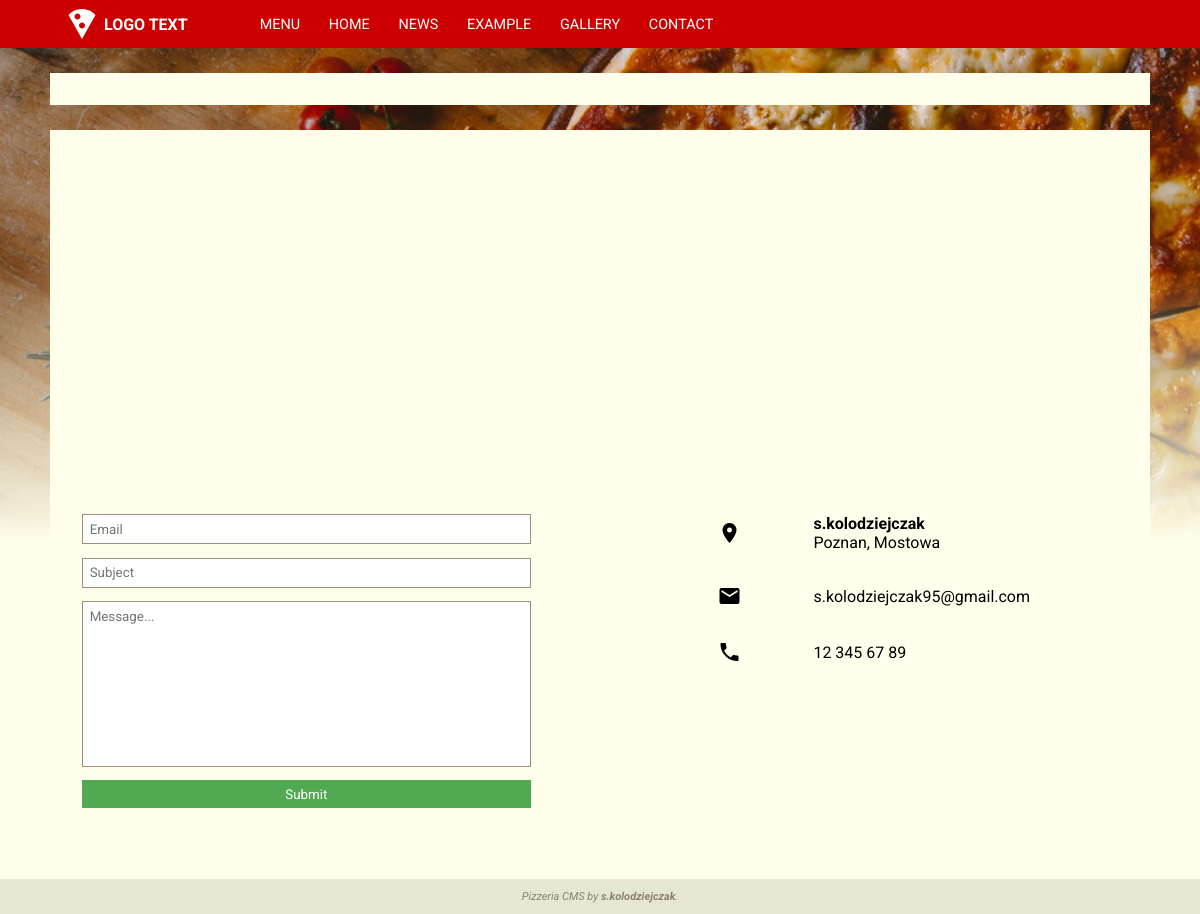
Page /page/home on the committed database.
### base/models.py (models this page shows, shortened)
class AppConfig(models.Model):
  title = models.CharField(max_length = 120)
  favicon = models.ImageField(blank = True, upload_to = 'config')
  logo_image = models.ImageField(blank = True, upload_to = 'config')
  logo_text =  models.CharField(blank = True, max_length = 40)
  homepage = models.ForeignKey(Navigation, on_delete = models.DO_NOTHING, blank = False, null = True)
  background_image = models.ImageField(blank = True, upload_to = 'config')
  background_color = RGBColorField()
  accent_color_1 = RGBColorField()
  accent_color_2 = RGBColorField()
  accent_color_3 = RGBColorField()
  text_color_1 = RGBColorField()
  text_color_2 = RGBColorField()
  small_font_size = models.IntegerField(default=11,validators=[
    MinValueValidator(6),
    MaxValueValidator(12)
  ])
  normal_font_size = models.IntegerField(default=14,validators=[
    MinValueValidator(12),
    MaxValueValidator(18)
  ])
  big_font_size = models.IntegerField(default=30,validators=[
    MinValueValidator(18),
    MaxValueValidator(36)
  ])

class Navigation(models.Model):
  url = models.SlugField(max_length = 40, unique = True)
  label = models.CharField(max_length = 50)
  subsite = models.ForeignKey(Subsite, on_delete = models.CASCADE, blank = False, null = True)
  sort = models.PositiveIntegerField(default = 0)
  application = models.CharField(max_length = 40, blank = True)
  visible = models.BooleanField(default = True, blank = False)
  class Meta(object):
    ordering = ['sort']

### contact/models.py (models this page shows, shortened)
class Contact(models.Model):
  name = models.CharField(max_length = 200)
  telephone = PhoneNumberField(blank = True)
  email = models.EmailField(max_length = 254)
  city = models.CharField(max_length = 200)
  address = models.CharField(max_length = 200)
  latitude = models.DecimalField(blank = True, max_digits=9, decimal_places=6, null = True)
  longitude = models.DecimalField(blank = True, max_digits=9, decimal_places=6, null = True)

### base/views.py (the view)
# urls.py: path('<slug:url>', views.index, name='index'),
def index(request, url, param = None):
  try:
    link = Navigation.objects.filter(visible = True, url = url)[:1].get()
    if(link.subsite is None):
      return views[link.application].index(request, param)
    else:
      return render(request, 'subsite/index.html', {
        'item': link.subsite
      })
  except ObjectDoesNotExist:
    raise Http404

### base/utils.py (called while the page is built)
def get_navigation():
  return Navigation.objects.order_by('sort')

def get_config():
  return AppConfig.objects.all()[:1].get()

def get_ad():
  try:
    return Ad.objects.all()[:1].get()
  except ObjectDoesNotExist:
    return None

def render(request, templateUrl, viewbag = {}):
    ad = get_ad()
    cfg = get_config()
    nav = get_navigation()
    return django_render(request, templateUrl, {
      'ad': ad,
      'cfg': cfg,
      'nav': nav,
      'viewbag': viewbag,
    })

### contact/views.py (called while the page is built)
def index(request, param = None):
  try:
    contact = Contact.objects.all()[:1].get()
    gmap = (contact.latitude and contact.longitude)
    return render(request, 'contact/index.html', {
      'contact': contact,
      'gmap': gmap
    })
  except ObjectDoesNotExist:
    return render(request, 'contact/index.html')

### contact/templates/contact/index.html (shortened to what this page needs)
{% extends "base/base.html" %}
{% load static %}
{% block styles %}
  <link rel="stylesheet" type="text/css" href="{% static 'contact/styles/contact.css' %}">
{% endblock %}
{% block content %}
  {% if viewbag.contact %}
    {% if viewbag.contact %}
      <div id="gmap"></div>
    {% endif %}
    <div class="row">
      <form class="message" id="message-form">
        <input id="message-email" class="message__input" placeholder="Email" type="email" required/>
        <input id="message-subject" class="message__input" placeholder="Subject" required/>
        <textarea id="message-message" class="message__textarea" placeholder="Message..." rows="10" required></textarea>
        <button class="message__submit">Submit</button>
      </form>
      <div class="contact">
        <div class="contact__row">
          <span class="contact__icon">location_on</span>
          <div class="contact__text">
            <span class="bold">{{ viewbag.contact.name }}</span>
            <span>{{ viewbag.contact.city }}, {{ viewbag.contact.address }}</span>
          </div>
        </div>
        <div class="contact__row">
          <span class="contact__icon">email</span>
          <span class="contact__text">{{ viewbag.contact.email }}</span>
        </div>
        {% if viewbag.contact.telephone %}
          <div class="contact__row">
            <span class="contact__icon">phone</span>
            <span class="contact__text">{{ viewbag.contact.telephone }}</span>
          </div>
        {% endif %}
      </div>
    </div>
  {% else %}
    <h3 class="alert">No contact data.</h3>
  {% endif %}
{% endblock %}

### base/templates/base/base.html (shortened to what this page needs)
{% extends "base/layout.html" %}
{% load static %}
{% block header %}
  <a class="logo" href="/">
    {% if cfg.logo_image %}
      <img class="logo__image" src="{{cfg.logo_image.url}}"/>
    {% endif %}
    <span class="logo__text">
      {{ cfg.logo_text }}
    </span>
  </a>
  <nav class="nav">
  {% for item in nav %}
    <a class="nav__link" href="{% url 'base:index' item.url %}">{{ item.label }}</a>
  {% endfor %}
  </nav>
{% endblock %}
{% block footer %}
  <p>Pizzeria CMS by <span class="bold">s.kolodziejczak</span>.</p>
{% endblock %}

### base/static/base/styles/layout.css (style rules this page uses)
html, body { min-height: 100%; margin: 0; padding: 0; }
* { font-family: 'Roboto', sans-serif; }

### base/static/base/styles/base.css (style rules this page uses)
.logo, .nav, .nav__link { align-items: center; display: flex; justify-content: center; }
.nav__link { margin: 0; padding: 0; height: 100%; }
.logo { color: var(--accent-color-3); font-size: var(--medium-font-size); font-weight: 700; outline: 0; text-decoration: none; }
.logo__image + .logo__text { margin-left: .25em; }
.nav { color: var(--accent-color-3); font-size: .9em; height: 100%; margin-left: 4em; }
.nav__link { text-transform: uppercase; text-decoration: none; color: inherit; outline: none; padding: 0 1em; background: var(--accent-color-1); }
.bold { font-weight: bolder; }

### contact/static/contact/styles/contact.css (style rules this page uses)
.row { display: flex; justify-content: space-between; }
#gmap { height: 20em; margin: 1em; }
.message, .contact { box-sizing: border-box; display: inline-flex; flex-direction: column; width: 45%; }
.contact { padding-left: 4em; }
.contact__row { align-items: center; display: flex; margin: 1em 0; }
.contact__icon { font-family: 'Material Icons'; font-weight: normal; font-style: normal; font-size: 24px; line-height: 1; letter-spacing: normal; text-transform: none; display: inline-block; white-space: nowrap; word-wrap: normal; direction: ltr; -webkit-font-smoothing: antialiased; margin-right: 3em; }
.contact__text { display: flex; flex-direction: column; }
.message { padding: 1em; }
.message__input, .message__textarea, .message__submit { color: var(--text-color-1); margin-bottom: 1em; padding: .5em; border: 1px solid var(--text-color-2); outline: 0; }
.message__textarea { resize: none; }
.message__submit { color: var(--accent-color-3); background: var(--accent-color-2); border: 0; cursor: pointer; }

### rows in the picture
AppConfig: logo_image (picture), logo_text "LOGO TEXT"
Navigation: label "MENU"
Navigation: label "HOME"
Navigation: label "NEWS"
Navigation: label "EXAMPLE"
Navigation: label "GALLERY"
Navigation: label "CONTACT"
Contact: contact.name "s.kolodziejczak", contact.city "Poznan", contact.address "Mostowa", contact.email "s.kolodziejczak95@gmail.com", contact.telephone "12 345 67 89"
